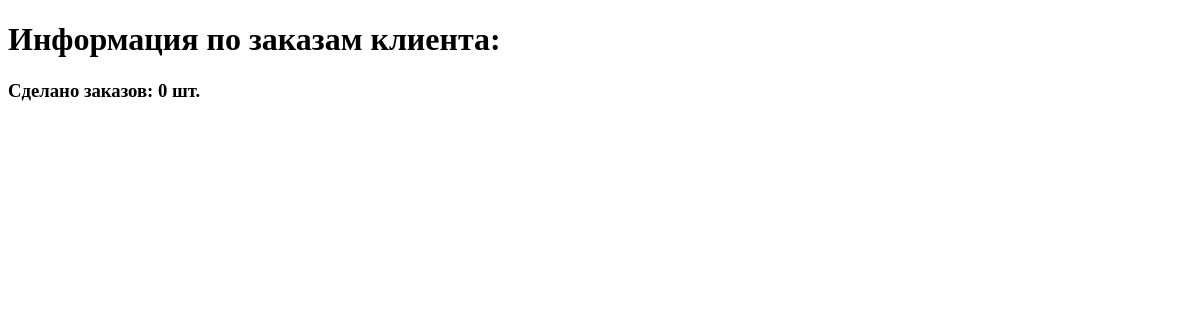
Before: /h3/client/15 with the older database file.
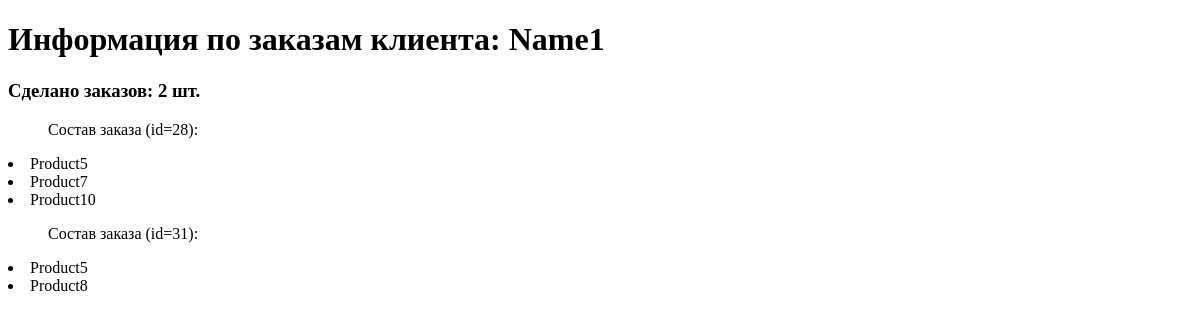
After: the same page with the newer database file.
### Homework_2/models.py (models this page shows, shortened)
class Client(models.Model):
    name = models.CharField(max_length=100)
    email = models.EmailField()
    phone_number = models.IntegerField()
    adress = models.CharField(max_length=200)
    registration_date = models.DateField()

class Product(models.Model):
    name = models.CharField(max_length=100)
    description = models.TextField()
    price = models.DecimalField(max_digits=8, decimal_places=2)
    value = models.IntegerField()
    date_add = models.DateField()
    data = models.FileField(upload_to='Homework_4', blank=True, null=True)

### Homework_3/views.py (the view)
# urls.py: path('client/<int:pk>', views.order, name='clients_order'),
def order(request, pk):
    user = Client.objects.filter(id=pk).first()
    order = Order.objects.filter(customer=user).all()
    final_basket = {}
    for elem in range(len(order)):
        id_order = order[elem].id
        basket = Order.objects.filter(id=id_order)
        for item in basket.values('products'):
            for value in item.values():
                final_basket.setdefault(id_order, []).append(Product.objects.filter(id=value).first().name)
    context = {'user': user, 'value': len(order), 'order': order, 'final': final_basket}
    return render(request, 'Homework_3/orders.html', context)

### Homework_3/templates/Homework_3/orders.html (shortened to what this page needs)
<!DOCTYPE html>
<html lang="en">
<head>
</head>
<body>
    <h1>Информация по заказам клиента: {{ user.name }}</h1>
    <h3>Сделано заказов: {{ value }} шт.</h3>
    {% for key, value in final.items %}
        <ul>Состав заказа (id={{ key }}):</ul>
            {% for val in value %}
                <li>{{ val }}</li>
            {% endfor %}
    {% endfor %}
</body>
</html>

Changed rows visible on the page:
added Client: name "Name1"
added Product: value "Product5" "Product5"
added Product: value "Product7"
added Product: value "Product10"
added Product: value "Product8"
Other visible differences:
{{ value }}: "0" → "2"
new list line: "Состав заказа (id= 28 ):"
new list line: "Состав заказа (id= 31 ):"
